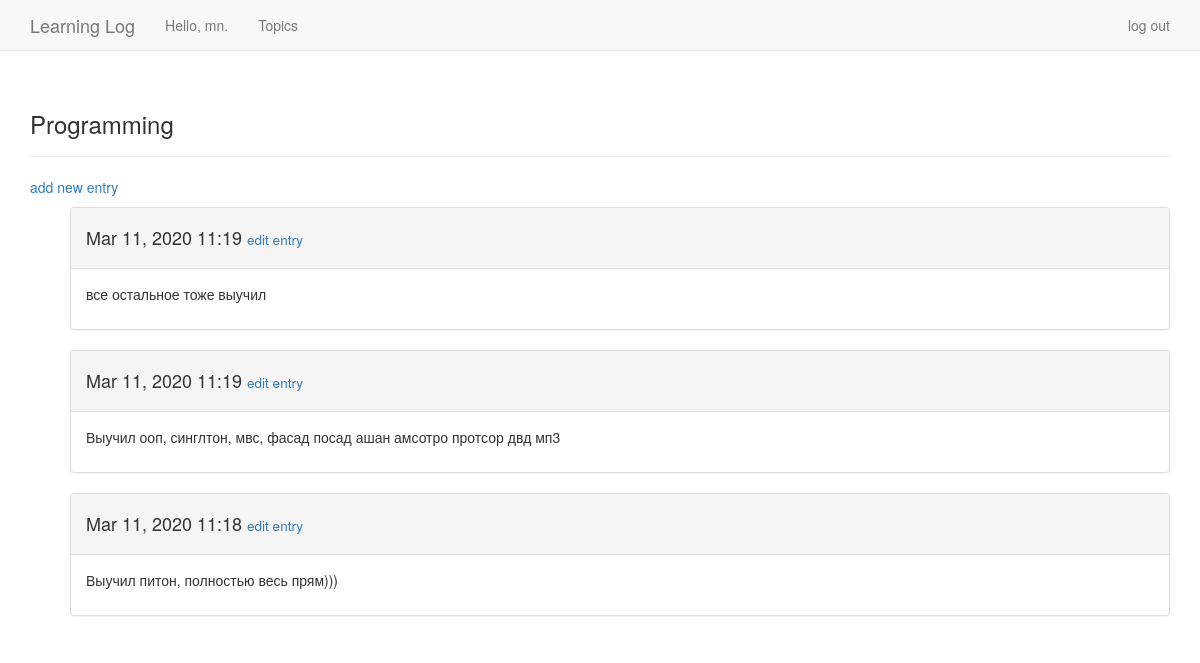
The page /topics/3/ (signed in) on the database its author committed.
### learming_logs_app/models.py (models this page shows, shortened)
class Topic(models.Model):
    text = models.CharField(max_length = 200)
    date_added = models.DateTimeField(auto_now_add = True)
    owner = models.ForeignKey(User, on_delete=models.CASCADE)
    def __str__(self):
        return self.text

class Entry(models.Model):
    topic = models.ForeignKey(Topic, on_delete=models.CASCADE)
    text = models.TextField()
    date_added = models.DateTimeField(auto_now_add = True)
    class Meta:
        verbose_name_plural = 'entries'

### learming_logs_app/views.py (the view)
# urls.py: path('topics/<int:topic_id>/', views.topic, name='topic'),
@login_required
def topic(request, topic_id):
    try:
        topic = Topic.objects.get(id=topic_id)
    except:
        raise Http404
    if topic.owner != request.user:
        raise Http404
    entries = topic.entry_set.order_by('-date_added')
    context = {'topic': topic, 'entries': entries}
    return render(request, 'learming_logs_app/topic.html', context)

### learming_logs_app/templates/learming_logs_app/topic.html
{% extends "learming_logs_app/base.html" %}
{% block header %}
     <h3>{{ topic }}</h3>
{% endblock header %}
{% block content %}
    <p>
        <a href="{% url 'learming_logs_app:new_entry' topic.id %}">add new entry</a>
    </p>
    <ul>
        {% for entry in entries %}
            <div class="panel panel-default">
                <div class="panel-heading">
                    <h4>
                        {{ entry.date_added|date:'M d, Y H:i' }}
                        <small>
                            <a href="{% url 'learming_logs_app:edit_entry' entry.id %}"> edit entry</a>
                        </small>
                    </h4>
                </div>
                <div class="panel-body">
                    {{ entry.text|linebreaks }}
                </div>
            </div>
        {% empty %}
            There are no entries for this topic yet.
        {% endfor %}
{% endblock content %}

### learming_logs_app/templates/learming_logs_app/base.html (shortened to what this page needs)
{% load bootstrap3 %}
<!DOCTYPE html> <html lang="en">
<head>
       {% bootstrap_css %}
</head>
</head>
<body>
<nav class="navbar navbar-default navbar-static-top">
    <div class="container">
    <div class="navbar-header">
    <a class="navbar-brand" href="{% url 'learming_logs_app:index' %}">
            Learning Log</a>
        </div>
    <div id="navbar" class="navbar-collapse collapse"> <ul class="nav navbar-nav">
        {% if user.is_authenticated %}
        <li><a>Hello, {{ user.username }}.</a></li>
        {% endif %}
        <li><a href="{% url 'learming_logs_app:topics' %}">Topics</a></li>
        </ul>
        <ul class="nav navbar-nav navbar-right">
            {% if user.is_authenticated %}
                <li><a href="{% url 'users:logout' %}?next={% url 'learming_logs_app:index'%}">log out</a></li>
            {% else %}
                <li><a href="{% url 'users:register' %}">register</a></li>
                <li><a href="{% url 'users:login' %}">log in</a></li>
            {% endif %}
        </ul>
    </div>
    </div>
</nav>
<div class="container"> <div class="page-header">
    {% block header %}{% endblock header %}
  </div>
  <div>
    {% block content %}{% endblock content %}
</div>
</div>
</body>
</html>

### rows shown on the page
Topic: text "Programming"
Entry: date_added "Mar 11, 2020 11:19", text "все остальное тоже выучил"
Entry: date_added "Mar 11, 2020 11:19", text "Выучил ооп, синглтон, мвс, фасад посад ашан амсотро протсор двд мп3"
Entry: date_added "Mar 11, 2020 11:18", text "Выучил питон, полностью весь прям)))"

### other values the page prints
{{ user.username }} "mn"
